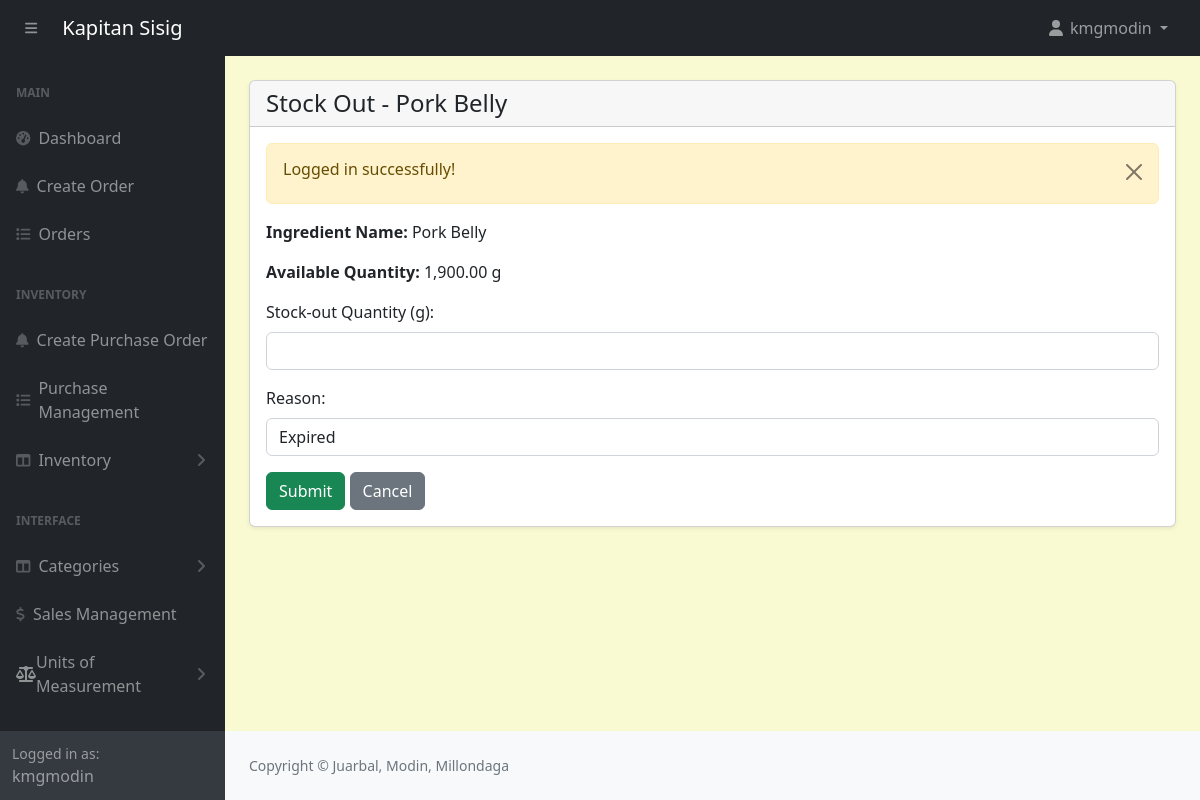
/admin/ingredients-stock-out.php?stockin_id=10&ingredient_id=4 (signed in), run on the app's committed database.
### tables this page shows
CREATE TABLE `ingredients` (
  `id` int(11) NOT NULL,
  `name` varchar(191) NOT NULL,
  `unit_id` int(11) NOT NULL,
  `category` varchar(191) NOT NULL,
  `quantity` decimal(10,2) NOT NULL,
  `reorder_point` decimal(10,2) NOT NULL
);

CREATE TABLE `stockin_ingredients` (
  `id` int(11) NOT NULL,
  `stockin_id` int(11) NOT NULL,
  `ingredient_id` int(11) NOT NULL,
  `quantity` decimal(10,2) NOT NULL,
  `totalQuantity` decimal(10,2) NOT NULL,
  `unit_id` int(11) NOT NULL,
  `totalPrice` int(11) NOT NULL,
  `expiryDate` date DEFAULT NULL
);

CREATE TABLE `units_of_measure` (
  `id` int(11) NOT NULL,
  `category_id` int(11) DEFAULT NULL,
  `uom_name` varchar(255) DEFAULT NULL,
  `type` enum('reference','bigger','smaller') DEFAULT NULL,
  `ratio` decimal(10,5) DEFAULT NULL,
  `active` tinyint(1) DEFAULT 1,
  `rounding_precision` decimal(10,5) DEFAULT NULL
);

### admin/ingredients-stock-out.php (the view, shortened to what this page needs)
<?php
include('includes/header.php');
$ingredientId = isset($_GET['ingredient_id']) ? intval($_GET['ingredient_id']) : 0;
$stockinId = isset($_GET['stockin_id']) ? intval($_GET['stockin_id']) : 0;
if ($ingredientId > 0 && $stockinId > 0) {
    $ingredientQuery = "SELECT ingredients.*, units_of_measure.uom_name AS unit_name, units_of_measure.ratio AS unit_ratio
                        FROM ingredients
                        LEFT JOIN units_of_measure ON ingredients.unit_id = units_of_measure.id
                        WHERE ingredients.id = $ingredientId";
    $ingredientResult = mysqli_query($conn, $ingredientQuery);
    $ingredient = mysqli_fetch_assoc($ingredientResult);
    $stockQuery = "SELECT si.*, uom.uom_name AS unit_name, uom.ratio AS unit_ratio
                   FROM stockin_ingredients si
                   JOIN units_of_measure uom ON uom.id = si.unit_id
                   WHERE si.stockin_id = $stockinId AND si.ingredient_id = $ingredientId";
    $stockResult = mysqli_query($conn, $stockQuery);
    $stock = mysqli_fetch_assoc($stockResult);
} else {
    $_SESSION['error_message'] = "Invalid request.";
    header("Location: ingredients-view.php");
    exit;
}
?>
<div class="container-fluid px-4 pb-4">
    <div class="card mt-4 shadow-sm">
        <div class="card-header">
            <h4 class="mb-0">Stock Out - <?php echo htmlspecialchars($ingredient['name']); ?></h4>
        </div>
        <div class="card-body">
            <p><strong>Ingredient Name:</strong> <?php echo htmlspecialchars($ingredient['name']); ?></p>
            <?php
            $converted_quantity = $stock['quantity'] * $stock['unit_ratio'];
            $unit_name = $ingredient['unit_name'] ?: 'N/A';
            ?>
            <p><strong>Available Quantity:</strong> <?php echo number_format($converted_quantity, 2) . " " . $unit_name; ?></p>
            <form id="stockOutForm" method="POST" action="">
                <div class="mb-3">
                    <label for="quantity" class="form-label">
                        Stock-out Quantity (<?php echo $unit_name; ?>):
                    </label>
                    <input
                        type="number"
                        id="quantity"
                        name="quantity"
                        class="form-control"
                        required
                        min="1"
                        max="<?php echo $converted_quantity; ?>"
                        step="0.01">
                </div>
                <div class="mb-3">
                    <label for="reason" class="form-label">Reason:</label>
                    <select id="reason" name="reason" class="form-control" required>
                        <option value="Expired">Expired</option>
                    </select>
                </div>
                <button type="submit" class="btn btn-success">Submit</button>
                <a href="ingredients-stock.php?id=<?php echo $ingredient['id']; ?>" class="btn btn-secondary">Cancel</a>
            </form>
        </div>
    </div>
</div>
<?php include('includes/footer.php'); ?>

### admin/assets/css/custom.css (style rules this page uses)
body { margin: 0; font-family: system-ui, -apple-system, "Segoe UI", Roboto, "Helvetica Neue", "Noto Sans", "Liberation Sans", Arial, sans-serif; font-size: 1rem; font-weight: 400; line-height: 1.5; color: #212529; text-align: left; background-color: #FAFAD2; -webkit-text-size-adjust: 100%; -webkit-tap-highlight-color: rgba(0, 0, 0, 0); }

### data on the page
ingredients: name "Pork Belly", unit.uom_name "g"
stockin_ingredients: quantity.ratio "1,900.00"

### other printed values
$_SESSION['loggedInUser']['username'] "kmgmodin"
$_SESSION['message'] "Logged in successfully!"
